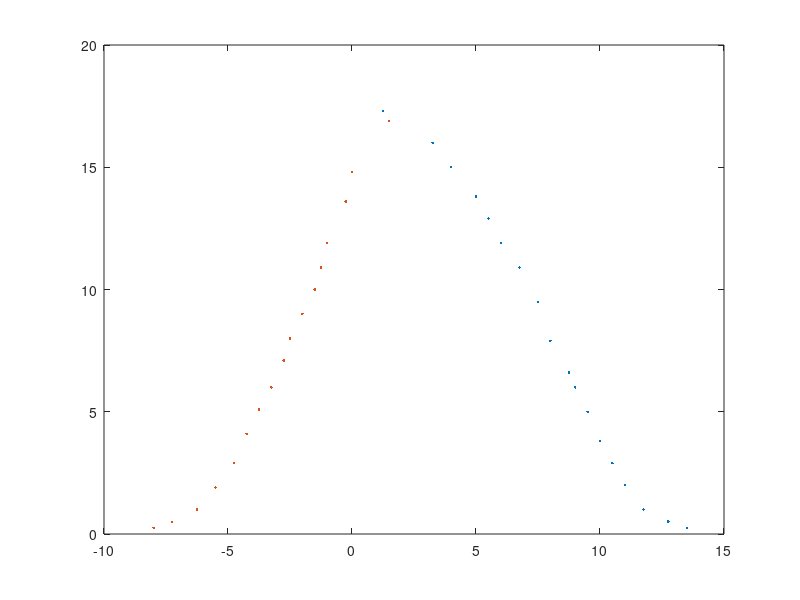

Write the MATLAB code that produced this figure.
% intensità rotazione verso dx
I1 = [17.3
    16
    15
    13.8
    12.9
    11.9
    10.9
    9.5
    7.9
    6.6
    6
    5
    3.8
    2.9
    2
    1
    .51
    .24];

% angoli rotazione verso dx
phi1 = [1.25
    3.25
    4
    5
    5.5
    6
    6.75
    7.5
    8
    8.75
    9
    9.5
    10
    10.5
    11
    11.75
    12.75
    13.50];

% intensità rotazione verso sx
I2 = [16.9
    14.8
    13.6
    11.9
    10.9
    10
    9
    8
    7.1
    6
    5.1
    4.1
    2.9
    1.9
    1
    .5
    .25];
 % angoli rotazione verso sx
phi2 = [1.5
    0
    -.25
    -1
    -1.25
    -1.5
    -2
    -2.5
    -2.75
    -3.25
    -3.75
    -4.25
    -4.75
    -5.5
    -6.25
    -7.25
    -8];

% intensità e rotazione totali
I = [I1; I2];
phi = [phi1; phi2];

% plot non normalizzato dei valori (giusto per controllare che abbiano un po' di senso)
plot (phi1, I1, 'Marker','.','LineStyle','none');
hold on
plot (phi2, I2, 'Marker','.','LineStyle','none');



